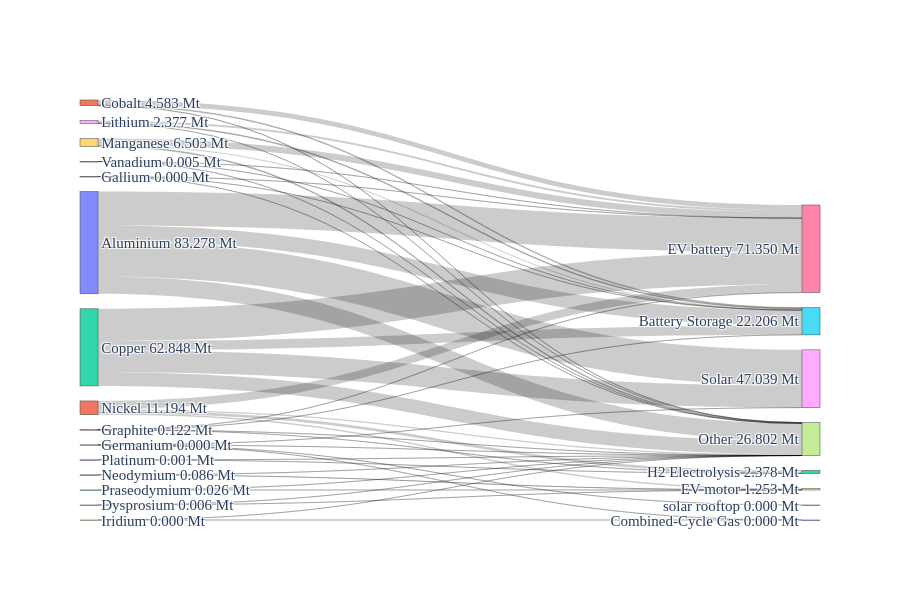

The cell this chart's notebook holds for it:
### Code cell
network_key = sample_low_wind
df_merged, totals_Mt = compute_mineral_usage(
    network_key,
    n,
    all_minerals,
    "Market share current",
    mineral_intensities,
    tech_scenarios,
)

# assuming `criticality` DataFrame exists and includes
# "GeoPolRisk Characterization Factor [eq. Kg-Cu/Kg]" and a mineral name column
plot_mineral_to_tech_sankey(
    df_merged,
    all_minerals,
    tech_col=None,
    network_name=network_key,
    mode="mass",
    # criticality_df=criticality,
    criticality_min_col=None,  # or the actual mineral name column in your `criticality` DF
    criticality_score_col="GeoPolRisk Characterization Factor [eq. Kg-Cu/Kg]",
    fmt_decimals=3,
)

### Figure 1 — Plotly figure (JSON) as saved in the notebook; plotly's stock layout.template omitted (floating-point values rounded to 4 significant figures)
{"data": [{"link": {"customdata": ["Aluminium → Battery Storage: 12.501 Mt", "Aluminium → EV battery: 27.675 Mt", "Aluminium → Other: 14.005 Mt", "Aluminium → Solar: 29.096 Mt", "Cobalt → Battery Storage: 0.594 Mt", "Cobalt → EV battery: 3.976 Mt", "Cobalt → Other: 0.013 Mt", "Copper → Battery Storage: 7.575 Mt", "Copper → EV battery: 26.254 Mt", "Copper → Other: 11.077 Mt", "Copper → Solar: 17.943 Mt", "Dysprosium → EV motor: 0.006 Mt", "Dysprosium → Other: 0.000 Mt", "Gallium → Battery Storage: 0.000 Mt", "Gallium → EV battery: 0.000 Mt", "Gallium → Other: 0.000 Mt", "Germanium → Combined-Cycle Gas: 0.000 Mt", "Germanium → Other: 0.000 Mt", "Germanium → Solar: 0.000 Mt", "Germanium → solar rooftop: 0.000 Mt", "Graphite → Battery Storage: 0.022 Mt", "Graphite → EV battery: 0.056 Mt", "Graphite → H2 Electrolysis: 0.031 Mt", "Graphite → Other: 0.012 Mt", "Iridium → Combined-Cycle Gas: 0.000 Mt", "Iridium → Other: 0.000 Mt", "Lithium → Battery Storage: 0.628 Mt", "Lithium → EV battery: 1.748 Mt", "Lithium → Other: 0.000 Mt", "Manganese → Battery Storage: 0.884 Mt", "Manganese → EV battery: 4.954 Mt", "Manganese → Other: 0.665 Mt", "Neodymium → EV motor: 0.079 Mt", "Neodymium → Other: 0.007 Mt", "Nickel → EV battery: 6.683 Mt", "Nickel → EV motor: 1.143 Mt", "Nickel → H2 Electrolysis: 2.346 Mt", "Nickel → Other: 1.021 Mt", "Platinum → H2 Electrolysis: 0.000 Mt", "Platinum → Other: 0.000 Mt", "Praseodymium → EV motor: 0.024 Mt", "Praseodymium → Other: 0.002 Mt", "Vanadium → Battery Storage: 0.001 Mt", "Vanadium → EV battery: 0.003 Mt", "Vanadium → Other: 0.000 Mt"], "source": [0, 0, 0, 0, 1, 1, 1, 2, 2, 2, 2, 3, 3, 4, 4, 4, 5, 5, 5, 5, 6, 6, 6, 6, 7, 7, 8, 8, 8, 9, 9, 9, 10, 10, 11, 11, 11, 11, 13, 13, 12, 12, 14, 14, 14], "target": [15, 16, 17, 18, 15, 16, 17, 15, 16, 17, 18, 19, 17, 15, 16, 17, 20, 17, 18, 21, 15, 16, 22, 17, 20, 17, 15, 16, 17, 15, 16, 17, 19, 17, 16, 19, 22, 17, 22, 17, 19, 17, 15, 16, 17], "value": [12.5, 27.68, 14.0, 29.1, 0.5941, 3.976, 0.01301, 7.575, 26.25, 11.08, 17.94, 0.006447, 3.822e-05, 0.000138, 0.0003225, 3.393e-05, 3.436e-05, 5.028e-07, 0.0001489, 3.063e-05, 0.02222, 0.05613, 0.03112, 0.01229, 2.474e-06, 2.554e-08, 0.6283, 1.748, 0.0003034, 0.8838, 4.954, 0.6646, 0.0794, 0.006851, 6.683, 1.143, 2.346, 1.021, 0.0004991, 1.51e-05, 0.02417, 0.002066, 0.001297, 0.003139, 0.0003148]}, "node": {"customdata": [83.28, 4.583, 62.85, 0.006485, 0.0004944, 0.0002144, 0.1218, 2.5e-06, 2.377, 6.503, 0.08625, 11.19, 0.02623, 0.0005142, 0.00475, 22.21, 71.35, 26.8, 47.04, 1.253, 3.683e-05, 3.063e-05, 2.378], "label": ["Aluminium\n83.278 Mt", "Cobalt\n4.583 Mt", "Copper\n62.848 Mt", "Dysprosium\n0.006 Mt", "Gallium\n0.000 Mt", "Germanium\n0.000 Mt", "Graphite\n0.122 Mt", "Iridium\n0.000 Mt", "Lithium\n2.377 Mt", "Manganese\n6.503 Mt", "Neodymium\n0.086 Mt", "Nickel\n11.194 Mt", "Praseodymium\n0.026 Mt", "Platinum\n0.001 Mt", "Vanadium\n0.005 Mt", "Battery Storage\n22.206 Mt", "EV battery\n71.350 Mt", "Other\n26.802 Mt", "Solar\n47.039 Mt", "EV motor\n1.253 Mt", "Combined-Cycle Gas\n0.000 Mt", "solar rooftop\n0.000 Mt", "H2 Electrolysis\n2.378 Mt"], "pad": 15, "thickness": 18}, "type": "sankey"}], "layout": {"font": {"family": "Georgia, serif, Arial, sans-serif", "size": 15}, "height": 600, "title": {"text": ""}, "width": 900}}
